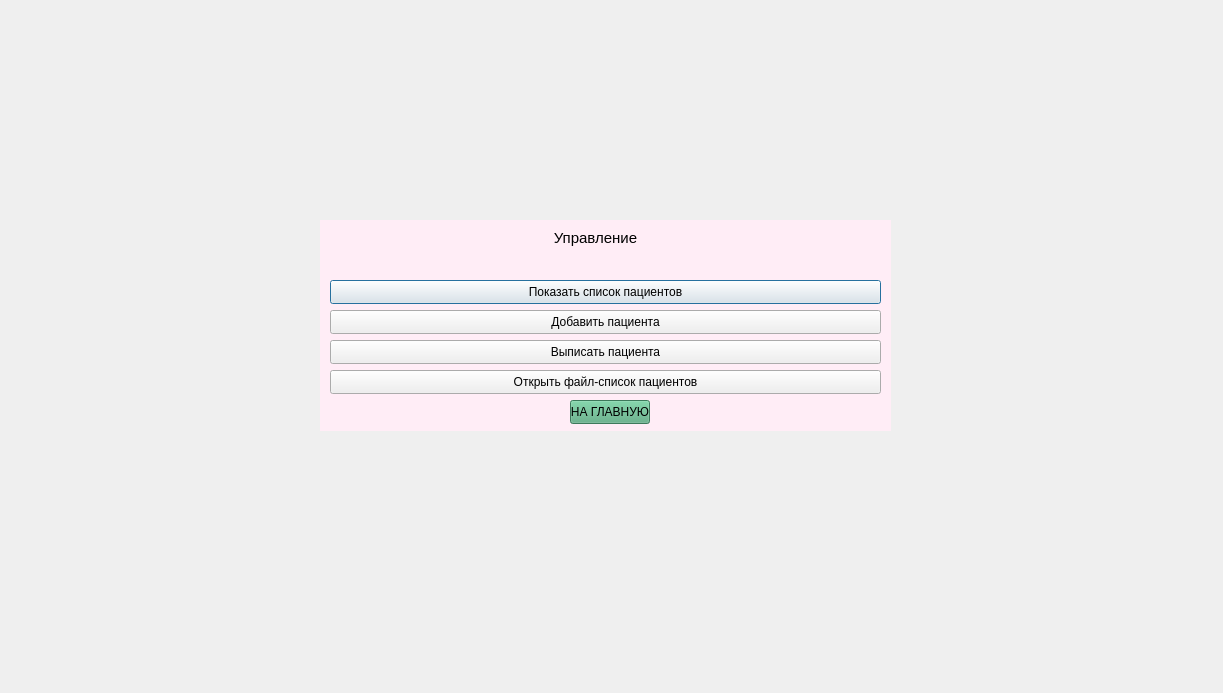
<?xml version="1.0" encoding="UTF-8"?>
<ui version="4.0">
 <class>managment</class>
 <widget class="QDialog" name="managment">
  <property name="geometry">
   <rect>
    <x>0</x>
    <y>0</y>
    <width>1223</width>
    <height>693</height>
   </rect>
  </property>
  <property name="windowTitle">
   <string>Работа со списком</string>
  </property>
  <widget class="QPushButton" name="listPatient">
   <property name="geometry">
    <rect>
     <x>330</x>
     <y>280</y>
     <width>551</width>
     <height>24</height>
    </rect>
   </property>
   <property name="text">
    <string>Показать список пациентов</string>
   </property>
  </widget>
  <widget class="QPushButton" name="delPatient">
   <property name="geometry">
    <rect>
     <x>330</x>
     <y>340</y>
     <width>551</width>
     <height>24</height>
    </rect>
   </property>
   <property name="text">
    <string>Выписать пациента</string>
   </property>
  </widget>
  <widget class="QLabel" name="label">
   <property name="geometry">
    <rect>
     <x>530</x>
     <y>230</y>
     <width>131</width>
     <height>16</height>
    </rect>
   </property>
   <property name="styleSheet">
    <string notr="true">color:rgb(0, 0, 0);
font-size: 15px</string>
   </property>
   <property name="text">
    <string>Управление</string>
   </property>
   <property name="alignment">
    <set>Qt::AlignCenter</set>
   </property>
  </widget>
  <widget class="QPushButton" name="addPatient">
   <property name="geometry">
    <rect>
     <x>330</x>
     <y>310</y>
     <width>551</width>
     <height>24</height>
    </rect>
   </property>
   <property name="text">
    <string>Добавить пациента</string>
   </property>
  </widget>
  <widget class="QPushButton" name="openFilePatient">
   <property name="geometry">
    <rect>
     <x>330</x>
     <y>370</y>
     <width>551</width>
     <height>24</height>
    </rect>
   </property>
   <property name="text">
    <string>Открыть файл-список пациентов</string>
   </property>
  </widget>
  <widget class="QLabel" name="fone">
   <property name="geometry">
    <rect>
     <x>0</x>
     <y>10</y>
     <width>1221</width>
     <height>671</height>
    </rect>
   </property>
   <property name="text">
    <string/>
   </property>
   <property name="pixmap">
    <pixmap resource="resource.qrc">:/rec/img/home.png</pixmap>
   </property>
  </widget>
  <widget class="QLabel" name="foneTwo">
   <property name="geometry">
    <rect>
     <x>320</x>
     <y>220</y>
     <width>571</width>
     <height>211</height>
    </rect>
   </property>
   <property name="styleSheet">
    <string notr="true">background: rgb(255, 237, 246)</string>
   </property>
   <property name="text">
    <string/>
   </property>
  </widget>
  <widget class="QPushButton" name="backButton">
   <property name="geometry">
    <rect>
     <x>570</x>
     <y>400</y>
     <width>80</width>
     <height>24</height>
    </rect>
   </property>
   <property name="styleSheet">
    <string notr="true">background: rgb(85, 170, 127);
color: rgb(0, 0, 0)</string>
   </property>
   <property name="text">
    <string>НА ГЛАВНУЮ</string>
   </property>
  </widget>
  <zorder>fone</zorder>
  <zorder>foneTwo</zorder>
  <zorder>listPatient</zorder>
  <zorder>delPatient</zorder>
  <zorder>label</zorder>
  <zorder>addPatient</zorder>
  <zorder>openFilePatient</zorder>
  <zorder>backButton</zorder>
 </widget>
 <resources>
  <include location="resource.qrc"/>
 </resources>
 <connections/>
</ui>
